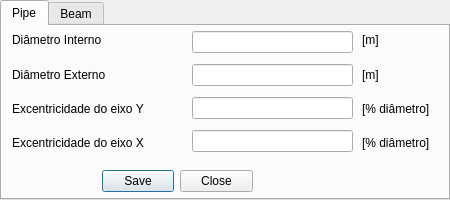
<?xml version="1.0" encoding="UTF-8"?>
<ui version="4.0">
 <class>Dialog</class>
 <widget class="QDialog" name="Dialog">
  <property name="geometry">
   <rect>
    <x>0</x>
    <y>0</y>
    <width>450</width>
    <height>200</height>
   </rect>
  </property>
  <property name="minimumSize">
   <size>
    <width>0</width>
    <height>0</height>
   </size>
  </property>
  <property name="maximumSize">
   <size>
    <width>450</width>
    <height>200</height>
   </size>
  </property>
  <property name="windowTitle">
   <string>Cross Input</string>
  </property>
  <widget class="QTabWidget" name="tabWidget">
   <property name="geometry">
    <rect>
     <x>0</x>
     <y>0</y>
     <width>450</width>
     <height>200</height>
    </rect>
   </property>
   <property name="minimumSize">
    <size>
     <width>450</width>
     <height>200</height>
    </size>
   </property>
   <property name="maximumSize">
    <size>
     <width>450</width>
     <height>200</height>
    </size>
   </property>
   <property name="currentIndex">
    <number>0</number>
   </property>
   <property name="tabBarAutoHide">
    <bool>false</bool>
   </property>
   <widget class="QWidget" name="tab">
    <attribute name="title">
     <string>Pipe</string>
    </attribute>
    <widget class="QWidget" name="verticalLayoutWidget">
     <property name="geometry">
      <rect>
       <x>10</x>
       <y>0</y>
       <width>161</width>
       <height>131</height>
      </rect>
     </property>
     <layout class="QVBoxLayout" name="verticalLayout">
      <item>
       <widget class="QLabel" name="label">
        <property name="text">
         <string>Diâmetro Interno</string>
        </property>
       </widget>
      </item>
      <item>
       <widget class="QLabel" name="label_2">
        <property name="text">
         <string>Diâmetro Externo</string>
        </property>
       </widget>
      </item>
      <item>
       <widget class="QLabel" name="label_6">
        <property name="text">
         <string>Excentricidade do eixo Y</string>
        </property>
       </widget>
      </item>
      <item>
       <widget class="QLabel" name="label_7">
        <property name="text">
         <string>Excentricidade do eixo X</string>
        </property>
       </widget>
      </item>
     </layout>
    </widget>
    <widget class="QWidget" name="verticalLayoutWidget_2">
     <property name="geometry">
      <rect>
       <x>190</x>
       <y>0</y>
       <width>161</width>
       <height>131</height>
      </rect>
     </property>
     <layout class="QVBoxLayout" name="verticalLayout_2">
      <item>
       <widget class="QLineEdit" name="line_diam_interno">
        <property name="inputMask">
         <string/>
        </property>
        <property name="maxLength">
         <number>10</number>
        </property>
       </widget>
      </item>
      <item>
       <widget class="QLineEdit" name="line_diam_externo">
        <property name="maxLength">
         <number>10</number>
        </property>
       </widget>
      </item>
      <item>
       <widget class="QLineEdit" name="line_excen_y"/>
      </item>
      <item>
       <widget class="QLineEdit" name="line_excen_x"/>
      </item>
     </layout>
    </widget>
    <widget class="QWidget" name="verticalLayoutWidget_3">
     <property name="geometry">
      <rect>
       <x>360</x>
       <y>0</y>
       <width>71</width>
       <height>131</height>
      </rect>
     </property>
     <layout class="QVBoxLayout" name="verticalLayout_3">
      <item>
       <widget class="QLabel" name="label_3">
        <property name="text">
         <string>[m]</string>
        </property>
       </widget>
      </item>
      <item>
       <widget class="QLabel" name="label_4">
        <property name="text">
         <string>[m]</string>
        </property>
       </widget>
      </item>
      <item>
       <widget class="QLabel" name="label_9">
        <property name="text">
         <string>[% diâmetro]</string>
        </property>
       </widget>
      </item>
      <item>
       <widget class="QLabel" name="label_10">
        <property name="text">
         <string>[% diâmetro]</string>
        </property>
       </widget>
      </item>
     </layout>
    </widget>
    <widget class="QDialogButtonBox" name="button_save_pipe">
     <property name="geometry">
      <rect>
       <x>100</x>
       <y>140</y>
       <width>151</width>
       <height>31</height>
      </rect>
     </property>
     <property name="standardButtons">
      <set>QDialogButtonBox::Close|QDialogButtonBox::Save</set>
     </property>
    </widget>
   </widget>
   <widget class="QWidget" name="tab_2">
    <attribute name="title">
     <string>Beam</string>
    </attribute>
    <widget class="QWidget" name="verticalLayoutWidget_4">
     <property name="geometry">
      <rect>
       <x>0</x>
       <y>0</y>
       <width>441</width>
       <height>21</height>
      </rect>
     </property>
     <layout class="QVBoxLayout" name="verticalLayout_4">
      <item>
       <widget class="QLabel" name="label_11">
        <property name="text">
         <string>Generic Section</string>
        </property>
        <property name="alignment">
         <set>Qt::AlignCenter</set>
        </property>
       </widget>
      </item>
     </layout>
    </widget>
    <widget class="QWidget" name="verticalLayoutWidget_5">
     <property name="geometry">
      <rect>
       <x>10</x>
       <y>30</y>
       <width>161</width>
       <height>101</height>
      </rect>
     </property>
     <layout class="QVBoxLayout" name="verticalLayout_5">
      <item>
       <widget class="QLabel" name="label_12">
        <property name="text">
         <string>Área</string>
        </property>
       </widget>
      </item>
      <item>
       <widget class="QLabel" name="label_13">
        <property name="text">
         <string>Iyy</string>
        </property>
       </widget>
      </item>
      <item>
       <widget class="QLabel" name="label_14">
        <property name="text">
         <string>Iyz</string>
        </property>
       </widget>
      </item>
      <item>
       <widget class="QLabel" name="label_15">
        <property name="text">
         <string>Izz</string>
        </property>
       </widget>
      </item>
     </layout>
    </widget>
    <widget class="QWidget" name="verticalLayoutWidget_6">
     <property name="geometry">
      <rect>
       <x>360</x>
       <y>30</y>
       <width>71</width>
       <height>101</height>
      </rect>
     </property>
     <layout class="QVBoxLayout" name="verticalLayout_6">
      <item>
       <widget class="QLabel" name="label_17">
        <property name="text">
         <string>[m2]</string>
        </property>
       </widget>
      </item>
      <item>
       <widget class="QLabel" name="label_18">
        <property name="text">
         <string>[m4]</string>
        </property>
       </widget>
      </item>
      <item>
       <widget class="QLabel" name="label_19">
        <property name="text">
         <string>[m4]</string>
        </property>
       </widget>
      </item>
      <item>
       <widget class="QLabel" name="label_20">
        <property name="text">
         <string>[m4]</string>
        </property>
       </widget>
      </item>
     </layout>
    </widget>
    <widget class="QWidget" name="verticalLayoutWidget_7">
     <property name="geometry">
      <rect>
       <x>190</x>
       <y>30</y>
       <width>161</width>
       <height>101</height>
      </rect>
     </property>
     <layout class="QVBoxLayout" name="verticalLayout_7">
      <item>
       <widget class="QLineEdit" name="line_area">
        <property name="inputMask">
         <string/>
        </property>
        <property name="maxLength">
         <number>10</number>
        </property>
       </widget>
      </item>
      <item>
       <widget class="QLineEdit" name="line_iyy">
        <property name="maxLength">
         <number>10</number>
        </property>
       </widget>
      </item>
      <item>
       <widget class="QLineEdit" name="line_iyz"/>
      </item>
      <item>
       <widget class="QLineEdit" name="line_izz"/>
      </item>
     </layout>
    </widget>
    <widget class="QDialogButtonBox" name="button_save_beam">
     <property name="geometry">
      <rect>
       <x>100</x>
       <y>140</y>
       <width>151</width>
       <height>31</height>
      </rect>
     </property>
     <property name="standardButtons">
      <set>QDialogButtonBox::Close|QDialogButtonBox::Save</set>
     </property>
    </widget>
   </widget>
  </widget>
 </widget>
 <resources/>
 <connections/>
</ui>
